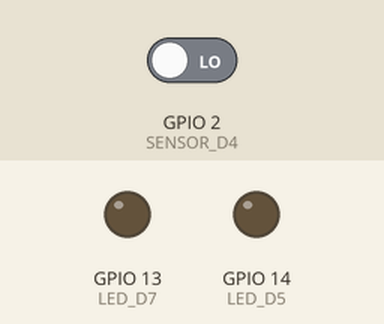
The sketch below on a simulated ESP8266 (Wemos D1 mini). On the bench: output pins drawn as LEDs (lit = HIGH). Dashed ring = blinking. The inputs (shaded band) are chosen by the test bench; at power-on: GPIO 2 (SENSOR_D4) LOW. WiFi joins after 1.5 s; servers stay silent unless stated; what the sketch prints to the serial monitor is not drawn.

Above: at 2.7 s.
2.8 s: GPIO 2 (SENSOR_D4) driven HIGH
At 3.9 s:
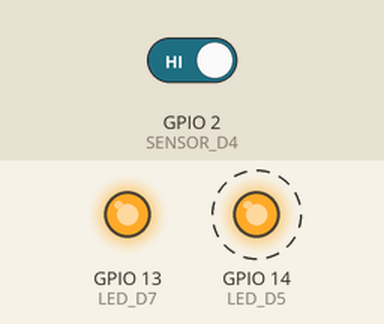
7.0 s: GPIO 2 (SENSOR_D4) driven LOW
At 8.6 s:
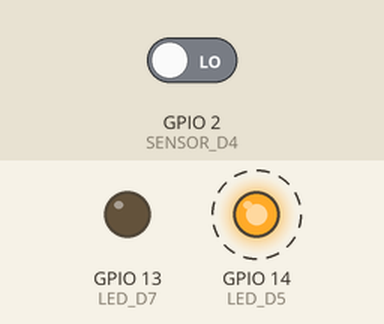
Timing chart, 0 to 17.2 s (numbered marks = the images above; inputs shaded):
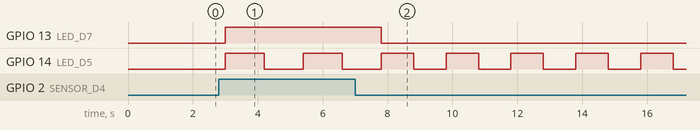

Measured:
- after the input at 2.8 s, GPIO 13 (LED_D7): LOW → HIGH after 0.20 s
- after the input at 7.0 s, GPIO 13 (LED_D7): HIGH → LOW after 0.81 s
- by itself, GPIO 14 (LED_D5): alternates HIGH for 1.0 s and LOW for 1.0 s

The sketch:

WemosWifi.ino
```cpp
#include <ESP8266WiFi.h>
#include <ESP8266HTTPClient.h>

int SENSOR_D4 = 2;

int LED_D5 = 14;
int LED_D7 = 13;

IPAddress staticIP(192, 168, 178, 44); //ESP static ip
IPAddress gateway(192, 168, 178, 1);   //IP Address of your WiFi Router (Gateway)
IPAddress subnet(255, 255, 255, 0);  //Subnet mask
IPAddress dns(1, 1, 1, 1);  //DNS

//Hostname
const char* deviceName = "WemosD1Wifi";

//SSID and Password of WiFi
const char* ssid = "ssid";
const char* password = "password";


void setup() {
  Serial.begin(19200);      // Set Baudrate

  connectToWifi();
  initPins();               // Initialize the pins


}

void connectToWifi(){
  Serial.print("Connecting to WiFi");
  WiFi.begin(ssid, password);     //Connect to WiFi

//Wait for connection
  while (WiFi.status() != WL_CONNECTED) {
    // Wait for a half second
    delay(500);
    // Print dot untill connected
    Serial.print(".");
  }

  Serial.println("\nConnected");
  Serial.println("");

  WiFi.disconnect();  //Prevent connecting to wifi based on previous configuration

  // DHCP Hostname (useful for finding device for static lease)
  WiFi.hostname(deviceName);
  WiFi.config(staticIP, subnet, gateway, dns);
  WiFi.begin(ssid, password);


  //If connection successful show IP address in serial monitor
  Serial.println("");
  Serial.print("Connected to: ");
  Serial.println(ssid);
  Serial.print("IP address: ");

  //IP address assigned to your ESP
  Serial.println(WiFi.localIP());
}

void initPins() {
  pinMode(SENSOR_D4, INPUT);
  pinMode(LED_D5, OUTPUT);
  pinMode(LED_D7, OUTPUT);
  }


void loop() {
  int timer = 0;

  ledOff(LED_D5);                           // Turn off the Green LED
  ledOff(LED_D7);                           // Turn off the Yellow LED

  while (WiFi.status() == WL_CONNECTED) {
    if (timer % 2) {
      ledOff(LED_D5);                       // Turn off the Green LED
    } else {
      ledOn(LED_D5);                        // Turn on the Green LED
    }

    if (timer == 60) {
      httpCall("5042pc183Til", "Alive");      // Call the API
      timer = 0;                            // Reset timer for Alive call
    }


    if (isMotion(SENSOR_D4)) {
      ledOn(LED_D7);                        // Turn on the Green LED
      httpCall("5042pc183Til", "WakeyWakey"); // Call the API
    } else {
      ledOff(LED_D7);                       // Turn off the Green LED
    }

    delay(1000);                            // Wait for one second

    timer++;
  }
}

bool isMotion(int Sensor) {
  return digitalRead(Sensor) == HIGH;
  Serial.print(Sensor);
}

void ledOff(int LED) {
  digitalWrite(LED, LOW);            // Turn the LED on (Note that LOW is the voltage level)
}

void ledOn(int LED) {
  digitalWrite(LED, HIGH);            // Turn the LED on (Note that LOW is the voltage level)
}

void httpCall(String IoT, String endpoint) {
  HTTPClient http;

  BearSSL::WiFiClientSecure client;
  client.setInsecure();                // Don't check fingerprint
  String url = "https://rondjewelzijnapi.azurewebsites.net/api/" + endpoint + "/" + IoT + "";
  http.begin(client, url);

  int httpCode = http.GET();
  String payload = http.getString();

  if (httpCode == HTTP_CODE_OK) {
    Serial.println("Calling: " + endpoint);
  } else {
    Serial.printf("HTTP Error: %s\n", http.errorToString(httpCode).c_str());
    return;
  }

  http.end();
}
```
